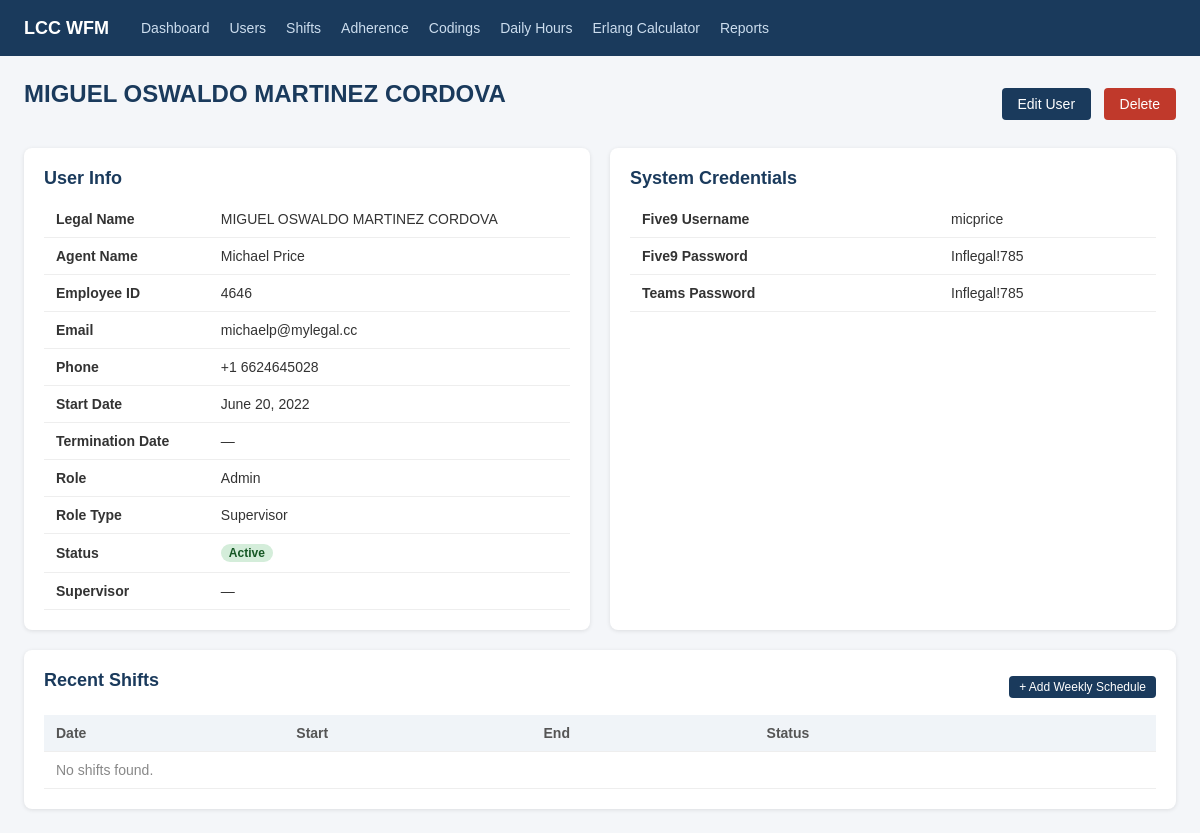
Before: /agents/1/ (signed in) with the older database file.
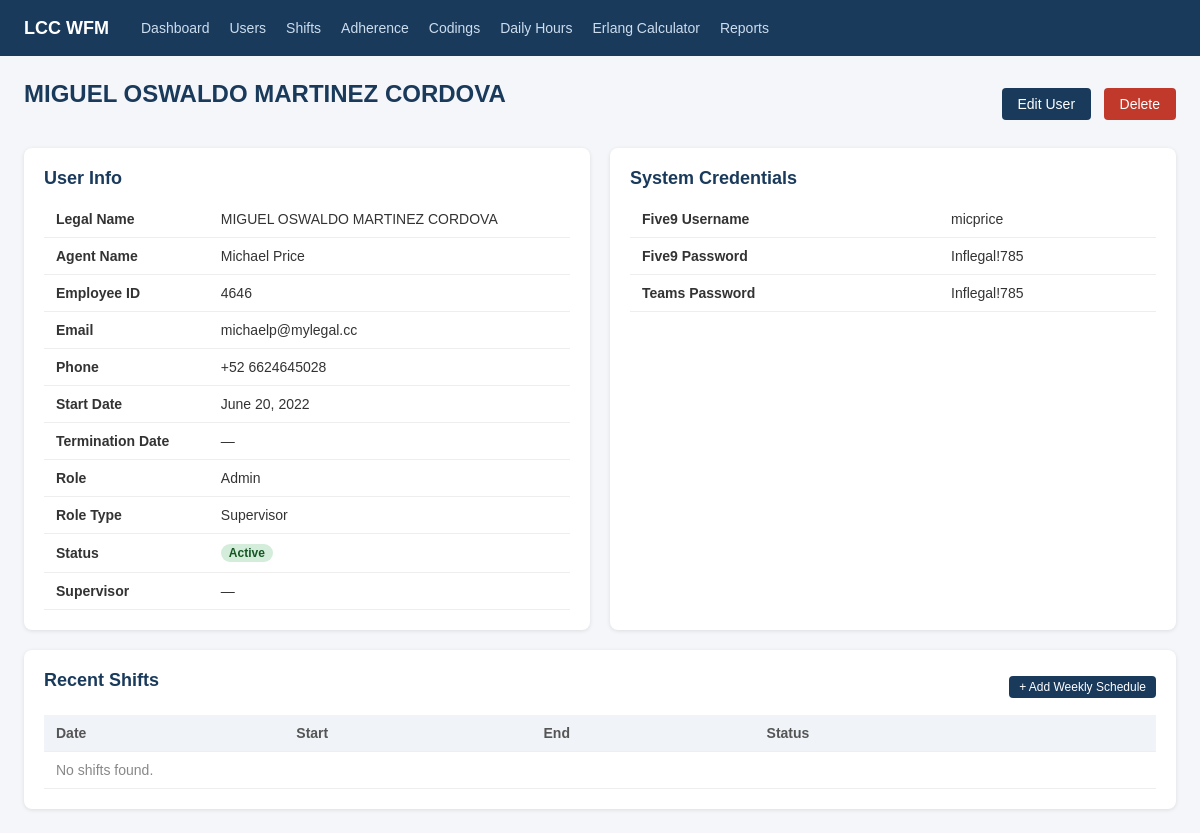
After: the same page with the newer database file.
### scheduling/models.py (models this page shows)
class Agent(models.Model):
    ROLE_CHOICES = [
        ('agent', 'Agent'),
        ('admin', 'Admin'),
    ]
    ROLE_TYPE_CHOICES = [
        ('training', 'Training'),
        ('incubation', 'Incubation'),
        ('regular_agent', 'Regular Agent'),
        ('kill_team', 'Kill Team'),
        ('night_shift', 'Night Shift'),
        ('supervisor', 'Supervisor'),
        ('qa', 'QA'),
        ('cs', 'CS'),
        ('testing', 'Testing'),
        ('sms_email', 'SMS/Email'),
        ('admin_training', 'Training'),
        ('coordinator', 'Coordinator'),
    ]
    STATUS_CHOICES = [
        ('active', 'Active'),
        ('inactive', 'Inactive'),
    ]
    user = models.OneToOneField(User, on_delete=models.CASCADE)
    role = models.CharField(max_length=20, choices=ROLE_CHOICES, default='agent')
    role_type = models.CharField(max_length=20, choices=ROLE_TYPE_CHOICES, blank=True)
    status = models.CharField(max_length=10, choices=STATUS_CHOICES, default='active')
    agent_name = models.CharField(max_length=100, blank=True, help_text="Display/call center name")
    employee_id = models.CharField(max_length=50, blank=True, unique=True, null=True)
    start_date = models.DateField(null=True, blank=True)
    termination_date = models.DateField(null=True, blank=True)
    COUNTRY_CODE_CHOICES = [
        ('+1', '+1 (US/Canada)'),
        ('+52', '+52 (Mexico)'),
    ]
    phone_country_code = models.CharField(max_length=5, choices=COUNTRY_CODE_CHOICES, default='+1', blank=True)
    phone_number = models.CharField(max_length=20, blank=True)
    five9_username = models.CharField(max_length=150, blank=True)
    five9_password = models.CharField(max_length=150, blank=True)
    teams_password = models.CharField(max_length=150, blank=True)
    supervisor = models.ForeignKey(
        'self', null=True, blank=True, on_delete=models.SET_NULL, related_name='direct_reports'
    )
    notes = models.TextField(blank=True)
    def __str__(self):
        return self.agent_name or self.user.get_full_name() or self.user.username

### scheduling/views.py (the view)
# urls.py: path('agents/<int:pk>/', views.agent_detail, name='agent_detail'),
@login_required
def agent_detail(request, pk):
    agent = get_object_or_404(Agent, pk=pk)
    shifts = Shift.objects.filter(agent=agent).order_by('-date')[:30]
    return render(request, 'scheduling/agent_detail.html', {'agent': agent, 'shifts': shifts})

### templates/scheduling/agent_detail.html (shortened to what this page needs)
{% extends 'base.html' %}
{% block content %}
<div style="display:flex;justify-content:space-between;align-items:center;margin-bottom:20px;">
    <h1>{{ agent.user.get_full_name }}</h1>
    <div>
        <a href="{% url 'agent_edit' agent.pk %}" class="btn btn-primary">Edit User</a>
        <a href="{% url 'agent_delete' agent.pk %}" class="btn" style="background:#c0392b;color:white;margin-left:8px;">Delete</a>
    </div>
</div>
<div class="grid-2">
    <div class="card">
        <h2>User Info</h2>
        <table>
            <tr><td><strong>Legal Name</strong></td><td>{{ agent.user.get_full_name }}</td></tr>
            <tr><td><strong>Agent Name</strong></td><td>{{ agent.agent_name|default:"—" }}</td></tr>
            <tr><td><strong>Employee ID</strong></td><td>{{ agent.employee_id|default:"—" }}</td></tr>
            <tr><td><strong>Email</strong></td><td>{{ agent.user.email }}</td></tr>
            <tr><td><strong>Phone</strong></td><td>{% if agent.phone_number %}{{ agent.phone_country_code }} {{ agent.phone_number }}{% else %}—{% endif %}</td></tr>
            <tr><td><strong>Start Date</strong></td><td>{{ agent.start_date|default:"—" }}</td></tr>
            <tr><td><strong>Termination Date</strong></td><td>{{ agent.termination_date|default:"—" }}</td></tr>
            <tr><td><strong>Role</strong></td><td>{{ agent.get_role_display }}</td></tr>
            <tr><td><strong>Role Type</strong></td><td>{{ agent.get_role_type_display|default:"—" }}</td></tr>
            <tr><td><strong>Status</strong></td><td>{% if agent.status == 'active' %}<span class="badge badge-green">Active</span>{% else %}<span class="badge badge-red">Inactive</span>{% endif %}</td></tr>
            <tr><td><strong>Supervisor</strong></td><td>{{ agent.supervisor|default:"—" }}</td></tr>
        </table>
    </div>
    <div class="card">
        <h2>System Credentials</h2>
        <table>
            <tr><td><strong>Five9 Username</strong></td><td>{{ agent.five9_username|default:"—" }}</td></tr>
            <tr><td><strong>Five9 Password</strong></td><td>{{ agent.five9_password|default:"—" }}</td></tr>
            <tr><td><strong>Teams Password</strong></td><td>{{ agent.teams_password|default:"—" }}</td></tr>
        </table>
    </div>
</div>
<div class="card">
    <div style="display:flex;justify-content:space-between;align-items:center;margin-bottom:12px;">
        <h2>Recent Shifts</h2>
        <a href="{% url 'shift_week' %}?agent={{ agent.pk }}" class="btn btn-primary" style="padding:4px 10px;font-size:12px;">+ Add Weekly Schedule</a>
    </div>
    <table>
        <thead><tr><th>Date</th><th>Start</th><th>End</th><th>Status</th><th></th></tr></thead>
        <tbody>
            {% for shift in shifts %}
            <tr>
                <td>{{ shift.date }}</td>
                <td>{{ shift.start_time }}</td>
                <td>{{ shift.end_time }}</td>
                <td>{% if shift.is_off %}<span class="badge badge-red">Off</span>{% else %}<span class="badge badge-green">Scheduled</span>{% endif %}</td>
                <td><a href="{% url 'shift_edit' shift.pk %}" style="font-size:12px;">Edit</a></td>
            </tr>
            {% empty %}
            <tr><td colspan="5" style="color:#888;">No shifts found.</td></tr>
            {% endfor %}
        </tbody>
    </table>
</div>
{% endblock %}

Changed rows visible on the page:
changed Agent "Michael Price": phone_country_code "+1" → "+52"
